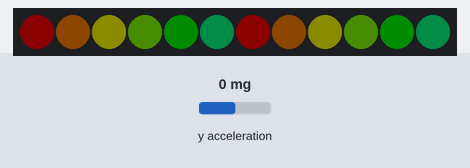
A program run on a simulated BBC micro:bit running MicroPython. Parts: 12 RGB LEDs in strip order, left to right. The inputs (shaded band) are chosen by the test bench; at power-on: y acceleration 0 mg. Dim RGB values are drawn brighter than linear.

Above: at 1.2 s.
1.3 s: y acceleration set to -1440 mg
At 1.6 s:
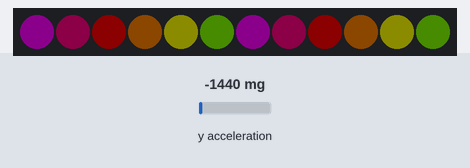
At 2.33 s:
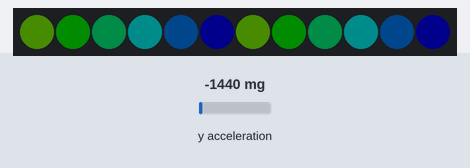
3.2 s: y acceleration set to 0 mg
4.7 s: y acceleration set to -750 mg
At 4.91 s:
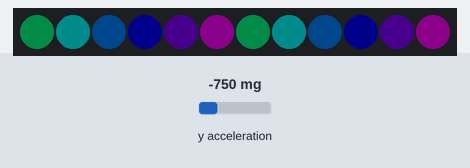
6.8 s: y acceleration set to 30 mg
Timing chart, 0 to 9.3 s (numbered marks = the images above; inputs shaded):
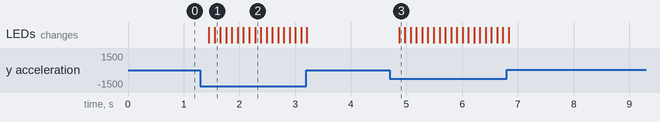

Measured:
- after the input at 1.3 s, the LEDs: first change after 0.15 s (image 1 shows a later state)
- after the input at 4.7 s, the LEDs: change after 0.17 s (image 3)

The program:

rainbow.py
```python
# Add your Python code here. E.g.
from microbit import *
import neopixel


np = neopixel.NeoPixel(pin13, 12)

rainbow_raw = [
    (255, 0, 0),
    (255, 127, 0),
    (255, 255, 0),
    (127, 255, 0),
    (0, 255, 0),
    (0, 255, 127),
    (0, 255, 255),
    (0, 127, 255),
    (0, 0, 255),
    (127, 0, 255),
    (255, 0, 255),
    (255, 0, 127),
]

dim = lambda r, g, b: (r//20, g//20, b//20)

rainbow = [dim(*c) for c in rainbow_raw]

shift = 0
while True:
    for i in range(6):
        np[i] = rainbow[(i + shift) % len(rainbow)]
        np[i+6] = rainbow[(i + shift) % len(rainbow)]
        np.show()

    if abs(accelerometer.get_y()) >= 90:
        shift += 1 if accelerometer.get_y() > 0 else -1
        shift %= len(rainbow)

    sleep(100)
```
